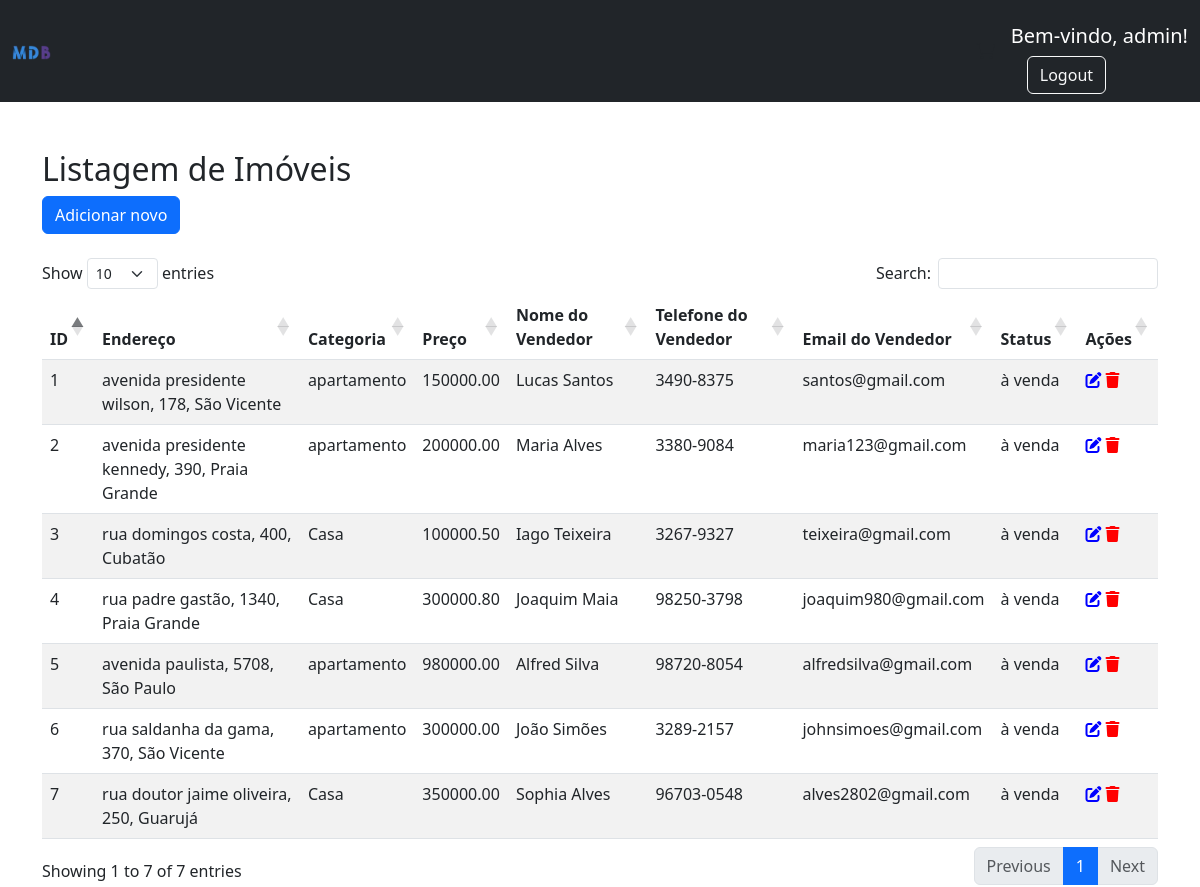
/painel.php (signed in), run on the app's committed database.
### tables this page shows
CREATE TABLE `imoveis` (
  `id` int(20) NOT NULL,
  `endereco` varchar(255) NOT NULL,
  `categoria` varchar(50) DEFAULT NULL,
  `preco` decimal(10,2) NOT NULL,
  `nome_vendedor` varchar(255) NOT NULL,
  `telefone_vendedor` varchar(20) NOT NULL,
  `email_vendedor` varchar(255) NOT NULL,
  `status` varchar(30) DEFAULT NULL
);

### painel.php (the view, shortened to what this page needs)
<!DOCTYPE html>
<html>
<head>
    <link href="https://cdn.jsdelivr.net/npm/bootstrap@5.3.0/dist/css/bootstrap.min.css" rel="stylesheet">
    <link href="https://cdn.datatables.net/1.13.6/css/dataTables.bootstrap5.min.css" rel="stylesheet">
    <link rel="stylesheet" href="https://cdnjs.cloudflare.com/ajax/libs/font-awesome/6.4.2/css/all.min.css" />
</head>
<body>
    <?php
    $nomeUsuario = $_SESSION["nomeUsuario"];
    if ($nomeUsuario != null) {
    ?>
    <nav class="navbar navbar-expand-lg navbar-dark bg-dark">
        <div class="container-fluid">
            <div class="collapse navbar-collapse" id="navbarSupportedContent">
                <a class="navbar-brand mt-2 mt-lg-0" href="#">
                    <img
                        src="/fastimoveis/assets/logo.webp"
                        height="15"
                        alt="MDB Logo"
                        loading="lazy"
                    />
                </a>
            </div>
            <div class="d-flex align-items-center">
                <a class="text-reset me-3" href="#">
                    <i class="fas fa-shopping-cart"></i>
                </a>
                <div class="dropdown">
                    <a>
                        <h5 class="mt-3" style="color: white;">Bem-vindo, <?= $nomeUsuario ?>!</h5>
                    </a>
                    <div class="ms-3">
                        <a href="logout.php" class="btn btn-outline-light">Logout</a>
                    </div>
                </div>
            </div>
        </div>
    </nav>
    <div class="container">
        <h2 class="mt-5">Listagem de Imóveis</h2>
        <button type="button" class="btn btn-primary" data-bs-toggle="modal" data-bs-target="#addModal">
            Adicionar novo
        </button>
        <br>
        <br>
        <table id="imoveisTable" class="table table-striped">
            <thead>
                <tr>
                    <th>ID</th>
                    <th>Endereço</th>
                    <th>Categoria</th>
                    <th>Preço</th>
                    <th>Nome do Vendedor</th>
                    <th>Telefone do Vendedor</th>
                    <th>Email do Vendedor</th>
                    <th>Status</th>
                    <th>Ações</th>
                </tr>
            </thead>
            <tbody>
                <?php
                try {
                    $conn = new PDO("mysql:host=localhost;dbname=fastimoveis;charset=utf8", "root", "");
                    $query = "SELECT * FROM imoveis";
                    $stmt = $conn->query($query);
                    while ($row = $stmt->fetch(PDO::FETCH_ASSOC)) {
                ?>
                    <tr>
                        <td><?= $row['id'] ?></td>
                        <td><?= $row['endereco'] ?></td>
                        <td><?= $row['categoria'] ?></td>
                        <td><?= $row['preco'] ?></td>
                        <td><?= $row['nome_vendedor'] ?></td>
                        <td><?= $row['telefone_vendedor'] ?></td>
                        <td><?= $row['email_vendedor'] ?></td>
                        <td><?= $row['status'] ?></td>
                        <td>
                            <i class="edit-icon icon-button" data-bs-toggle="modal" data-bs-target="#editModal<?= $row['id'] ?>">
                                <i class="fas fa-edit"></i>
                            </i>
                            <i class="delete-icon" type="button" class="btn btn-icon btn-danger" onclick="deleteRecord(<?= $row['id'] ?>)">
                                <i class="fas fa-trash"></i>
                            </i>
                        </td>
                    </tr>
                    </div>
                <?php
                    }
                } catch (PDOException $e) {
                    echo "Error: " . $e->getMessage();
                }
                ?>
</body>
<?php }  ?>
</html>

### painel.php (style rules this page uses)
.edit-icon { color: blue; }
.delete-icon { color: red; }
.icon-button { cursor: pointer; transition: color 0.2s; }

### data on the page
imoveis: id "1", endereco "avenida presidente wilson, 178, São Vicente", categoria "apartamento", preco "150000.00", nome_vendedor "Lucas Santos", telefone_vendedor "3490-8375", email_vendedor "santos@gmail.com", status "à venda"
imoveis: id "2", endereco "avenida presidente kennedy, 390, Praia Grande", categoria "apartamento", preco "200000.00", nome_vendedor "Maria Alves", telefone_vendedor "3380-9084", email_vendedor "maria123@gmail.com", status "à venda"
imoveis: id "3", endereco "rua domingos costa, 400, Cubatão", categoria "Casa", preco "100000.50", nome_vendedor "Iago Teixeira", telefone_vendedor "3267-9327", email_vendedor "teixeira@gmail.com", status "à venda"
imoveis: id "4", endereco "rua padre gastão, 1340, Praia Grande", categoria "Casa", preco "300000.80", nome_vendedor "Joaquim Maia", telefone_vendedor "98250-3798", email_vendedor "joaquim980@gmail.com", status "à venda"
imoveis: id "5", endereco "avenida paulista, 5708, São Paulo", categoria "apartamento", preco "980000.00", nome_vendedor "Alfred Silva", telefone_vendedor "98720-8054", email_vendedor "alfredsilva@gmail.com", status "à venda"
imoveis: id "6", endereco "rua saldanha da gama, 370, São Vicente", categoria "apartamento", preco "300000.00", nome_vendedor "João Simões", telefone_vendedor "3289-2157", email_vendedor "johnsimoes@gmail.com", status "à venda"
imoveis: id "7", endereco "rua doutor jaime oliveira, 250, Guarujá", categoria "Casa", preco "350000.00", nome_vendedor "Sophia Alves", telefone_vendedor "96703-0548", email_vendedor "alves2802@gmail.com", status "à venda"

### other printed values
$nomeUsuario "admin"
